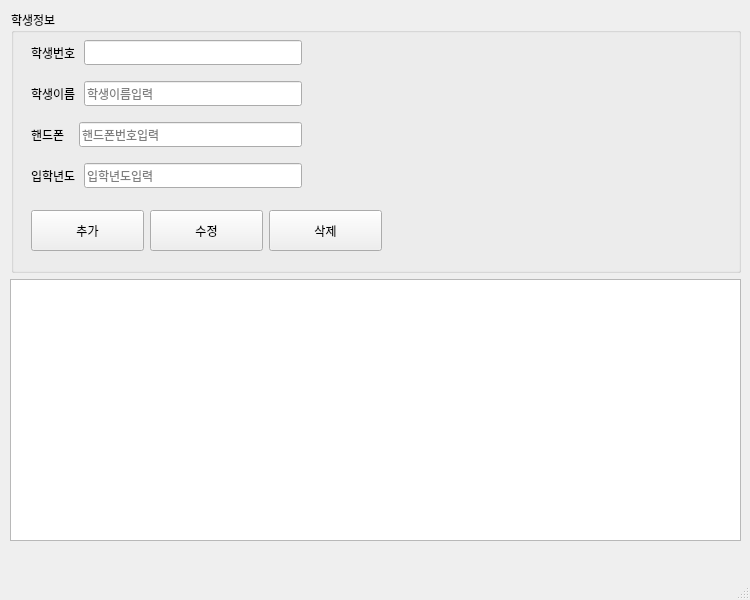
<?xml version="1.0" encoding="UTF-8"?>
<ui version="4.0">
 <class>MainWindow</class>
 <widget class="QMainWindow" name="MainWindow">
  <property name="geometry">
   <rect>
    <x>0</x>
    <y>0</y>
    <width>750</width>
    <height>600</height>
   </rect>
  </property>
  <property name="maximumSize">
   <size>
    <width>750</width>
    <height>600</height>
   </size>
  </property>
  <property name="font">
   <font>
    <family>D2Coding</family>
   </font>
  </property>
  <property name="windowTitle">
   <string>MainWindow</string>
  </property>
  <widget class="QWidget" name="centralwidget">
   <widget class="QWidget" name="verticalLayoutWidget">
    <property name="geometry">
     <rect>
      <x>10</x>
      <y>10</y>
      <width>731</width>
      <height>531</height>
     </rect>
    </property>
    <layout class="QVBoxLayout" name="verticalLayout">
     <item>
      <layout class="QHBoxLayout" name="horizontalLayout">
       <item>
        <spacer name="verticalSpacer">
         <property name="orientation">
          <enum>Qt::Vertical</enum>
         </property>
         <property name="sizeHint" stdset="0">
          <size>
           <width>1</width>
           <height>40</height>
          </size>
         </property>
        </spacer>
       </item>
       <item>
        <widget class="QGroupBox" name="groupBox">
         <property name="enabled">
          <bool>true</bool>
         </property>
         <property name="sizePolicy">
          <sizepolicy hsizetype="MinimumExpanding" vsizetype="Preferred">
           <horstretch>0</horstretch>
           <verstretch>0</verstretch>
          </sizepolicy>
         </property>
         <property name="title">
          <string>학생정보</string>
         </property>
         <widget class="QWidget" name="verticalLayoutWidget_3">
          <property name="geometry">
           <rect>
            <x>20</x>
            <y>20</y>
            <width>271</width>
            <height>171</height>
           </rect>
          </property>
          <layout class="QVBoxLayout" name="verticalLayout_3">
           <item>
            <layout class="QHBoxLayout" name="horizontalLayout_3">
             <item>
              <widget class="QLabel" name="label">
               <property name="text">
                <string>학생번호 </string>
               </property>
              </widget>
             </item>
             <item>
              <widget class="QLineEdit" name="input_std_id">
               <property name="inputMask">
                <string/>
               </property>
              </widget>
             </item>
            </layout>
           </item>
           <item>
            <layout class="QHBoxLayout" name="horizontalLayout_5">
             <item>
              <widget class="QLabel" name="label_2">
               <property name="text">
                <string>학생이름 </string>
               </property>
              </widget>
             </item>
             <item>
              <widget class="QLineEdit" name="input_std_name">
               <property name="toolTip">
                <string>학생이름입력</string>
               </property>
               <property name="inputMask">
                <string/>
               </property>
               <property name="placeholderText">
                <string>학생이름입력</string>
               </property>
              </widget>
             </item>
            </layout>
           </item>
           <item>
            <layout class="QHBoxLayout" name="horizontalLayout_6">
             <item>
              <widget class="QLabel" name="label_3">
               <property name="text">
                <string>핸드폰   </string>
               </property>
              </widget>
             </item>
             <item>
              <widget class="QLineEdit" name="input_std_mobile">
               <property name="inputMask">
                <string/>
               </property>
               <property name="placeholderText">
                <string>핸드폰번호입력</string>
               </property>
              </widget>
             </item>
            </layout>
           </item>
           <item>
            <layout class="QHBoxLayout" name="horizontalLayout_7">
             <item>
              <widget class="QLabel" name="label_4">
               <property name="text">
                <string>입학년도 </string>
               </property>
              </widget>
             </item>
             <item>
              <widget class="QLineEdit" name="input_std_regyear">
               <property name="inputMask">
                <string/>
               </property>
               <property name="placeholderText">
                <string>입학년도입력</string>
               </property>
              </widget>
             </item>
            </layout>
           </item>
          </layout>
         </widget>
         <widget class="QWidget" name="horizontalLayoutWidget_7">
          <property name="geometry">
           <rect>
            <x>20</x>
            <y>200</y>
            <width>351</width>
            <height>41</height>
           </rect>
          </property>
          <layout class="QHBoxLayout" name="horizontalLayout_8">
           <item>
            <widget class="QPushButton" name="btn_add">
             <property name="sizePolicy">
              <sizepolicy hsizetype="Minimum" vsizetype="MinimumExpanding">
               <horstretch>0</horstretch>
               <verstretch>0</verstretch>
              </sizepolicy>
             </property>
             <property name="text">
              <string>추가</string>
             </property>
            </widget>
           </item>
           <item>
            <widget class="QPushButton" name="btn_mod">
             <property name="sizePolicy">
              <sizepolicy hsizetype="Minimum" vsizetype="MinimumExpanding">
               <horstretch>0</horstretch>
               <verstretch>0</verstretch>
              </sizepolicy>
             </property>
             <property name="text">
              <string>수정</string>
             </property>
            </widget>
           </item>
           <item>
            <widget class="QPushButton" name="btn_del">
             <property name="sizePolicy">
              <sizepolicy hsizetype="Minimum" vsizetype="MinimumExpanding">
               <horstretch>0</horstretch>
               <verstretch>0</verstretch>
              </sizepolicy>
             </property>
             <property name="text">
              <string>삭제</string>
             </property>
            </widget>
           </item>
          </layout>
         </widget>
        </widget>
       </item>
      </layout>
     </item>
     <item>
      <layout class="QHBoxLayout" name="horizontalLayout_4">
       <item>
        <widget class="QTableWidget" name="tblStudent">
         <property name="maximumSize">
          <size>
           <width>16777215</width>
           <height>300</height>
          </size>
         </property>
        </widget>
       </item>
      </layout>
     </item>
    </layout>
   </widget>
  </widget>
  <widget class="QStatusBar" name="statusbar"/>
 </widget>
 <resources/>
 <connections/>
</ui>
